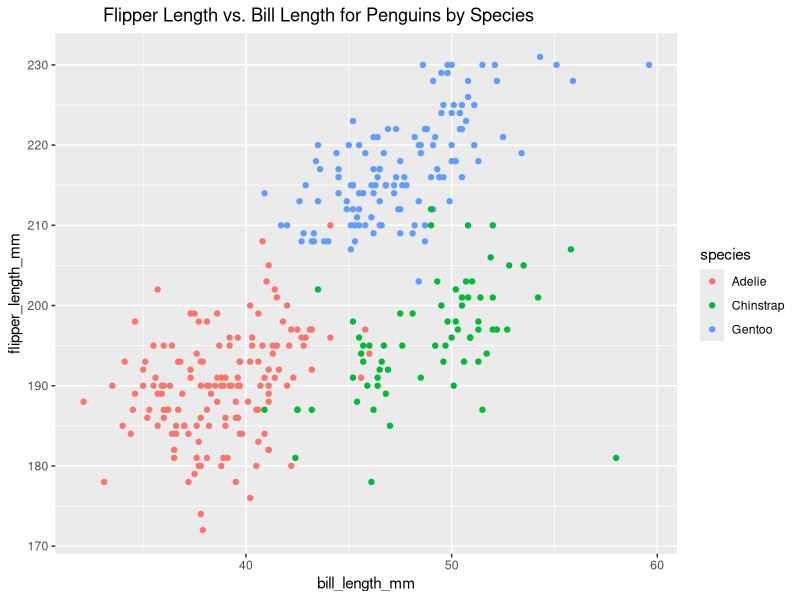
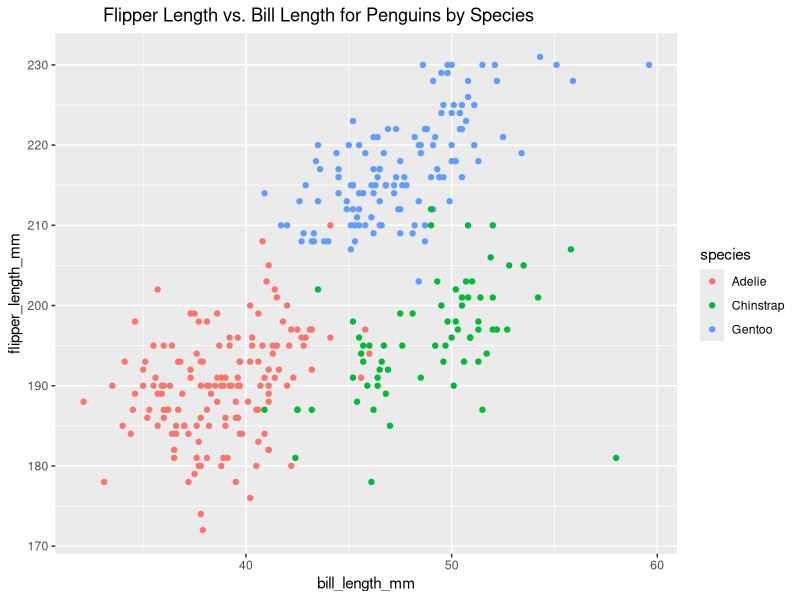

R code for these plots, in order:
## ---- chunk 1
library(tidyverse)
## ---- chunk 2
set.seed(1234)

problem1_df = 
  tibble(
    rand_sample = rnorm(10),
    sample_greater_than_0 = rand_sample > 0,
    char_vector = c("My", "name", "is", "Lynn", "A", "B", "C", "D", "E", "F"),
    factor_vector = factor(c("Low", "Medium", "High", "High", "Low", "High", "Medium", "Low", "Low", "Medium"))
  )
## ---- chunk 3
mean(pull(problem1_df, rand_sample))
mean(pull(problem1_df, sample_greater_than_0))
mean(pull(problem1_df, char_vector))
mean(pull(problem1_df, factor_vector))
## ---- chunk 4
# Apply as.numeric function to the variables

as.numeric(pull(problem1_df,rand_sample))
as.numeric(pull(problem1_df, sample_greater_than_0))
as.numeric(pull(problem1_df, char_vector))
as.numeric(pull(problem1_df, factor_vector))
## ---- chunk 5
data("penguins", package = "palmerpenguins")
## ---- chunk 6
## This code junk will make a scatterplot of flipper_length_mm (y) vs bill_length_mm (x). 

ggplot(penguins, aes(x = bill_length_mm, y = flipper_length_mm, color = species)) + geom_point() + ggtitle("Flipper Length vs. Bill Length for Penguins by Species") + theme(plot.title = element_text(hjust = 0.25))

ggsave("scatterplot_penguins.pdf")
